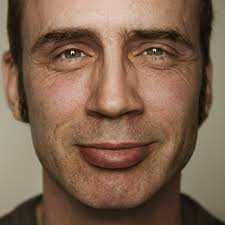
#> input picture 003.jpg, 225 x 225 px
$ python cv_threshold.py
#> lines starting #> are read from the running program, lines starting #| are printed output that depends on the picture; after the words box and inside, x2 and y2 are one past the last pixel; in counts of white or black regions, pixels touching at a corner belong together
import cv2
import matplotlib.pyplot as plt

img = cv2.imread('../003.jpg',0) #直接读为灰度图像
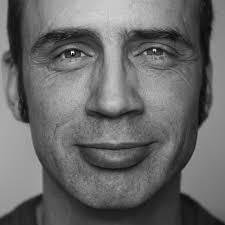
#> img: shape (225, 225); min 0, max 255, mean 105.6
#threshold(src, thresh, maxval, type, dst=None)
ret,thresh1 = cv2.threshold(img,127,255,cv2.THRESH_BINARY)
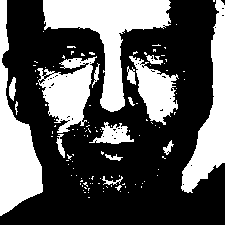
#> thresh1: shape (225, 225); 35.7% white; 119 white regions (103 under 20 px), largest, box (x1, y1, x2, y2) and area: (43, 0, 171, 112) 5166, (0, 0, 43, 216) 3979, (181, 0, 225, 193) 3271
ret,thresh2 = cv2.threshold(img,127,255,cv2.THRESH_BINARY_INV)
ret,thresh3 = cv2.threshold(img,127,255,cv2.THRESH_TRUNC)
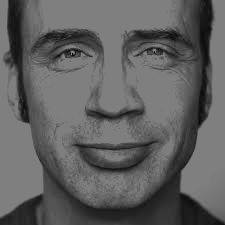
#> thresh3: shape (225, 225); min 0, max 127, mean 95.8
ret,thresh4 = cv2.threshold(img,127,255,cv2.THRESH_TOZERO)
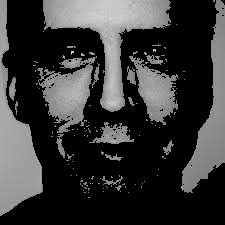
#> thresh4: shape (225, 225); min 0, max 255, mean 55.1
ret,thresh5 = cv2.threshold(img,127,255,cv2.THRESH_TOZERO_INV)
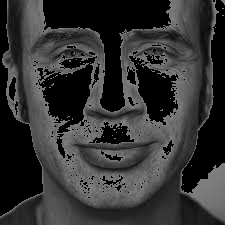
#> thresh5: shape (225, 225); min 0, max 127, mean 50.5
titles = ['img','BINARY','BINARY_INV','TRUNC','TOZERO','TOZERO_INV']
images = [img,thresh1,thresh2,thresh3,thresh4,thresh5]
for i in range(6):
    plt.subplot(2,3,i+1),plt.imshow(images[i],'gray')
    plt.title(titles[i])
    plt.xticks([]),plt.yticks([])
plt.show()

#use plt must have match dimension

$ run again, with 010.jpeg copied over 003.jpg
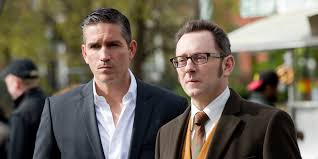
#> input picture 010.jpeg, 318 x 159 px
#> `ret,thresh1 = cv2.threshold(img,127,255,cv2.THRESH_BINARY)`:
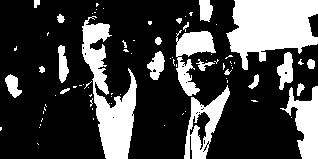
#> thresh1: shape (159, 318); 27.3% white; 80 white regions (58 under 20 px), largest, box (x1, y1, x2, y2) and area: (226, 0, 318, 70) 4257, (82, 16, 137, 159) 3356, (280, 86, 318, 159) 1379
#> `ret,thresh5 = cv2.threshold(img,127,255,cv2.THRESH_TOZERO_INV)`:
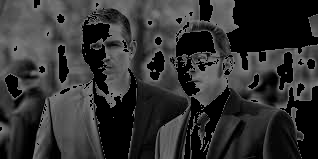
#> thresh5: shape (159, 318); min 0, max 127, mean 49.9
